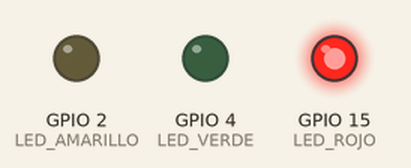
This sketch was run on a simulated ESP32. Parts: output pins drawn as LEDs (lit = HIGH).

Above: at 1.0 s.
At 2.83 s:
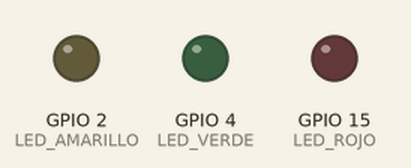
At 3.83 s:
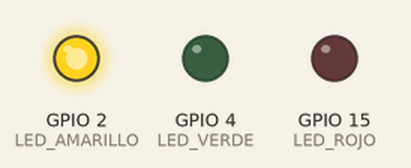
At 4.9 s:
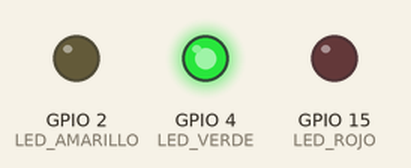
Timing chart, 0 to 7.8 s (numbered marks = the images above):
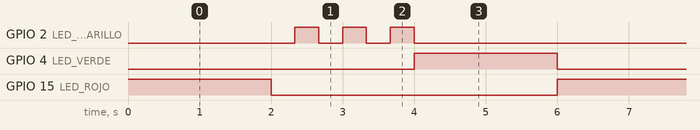

Measured:
- by itself, GPIO 2 (LED_AMARILLO): repeats every 6.0 s: 2 × (LOW 0.33 s, HIGH 0.33 s), LOW 4.3 s, HIGH 0.33 s
- by itself, GPIO 4 (LED_VERDE), GPIO 15 (LED_ROJO): alternates HIGH for 2.0 s and LOW for 4.0 s
- by itself, everything shown: repeats every 6.0 s, in 8 steps

The sketch:

Semaforo_temp_rtos.ino
```cpp
// ------------------------------------------------------------
// CONFIGURACIÓN DEL NÚCLEO DEL ESP32
// ------------------------------------------------------------
#if CONFIG_FREERTOS_UNICORE
  static const BaseType_t app_cpu = 0;    // Si el ESP32 usa un solo núcleo, ejecutar en el núcleo 0
#else
  static const BaseType_t app_cpu = 1;    // Si tiene dos núcleos, usar el 1 (libera el 0 para WiFi/Bluetooth)
#endif


// ------------------------------------------------------------
// DECLARACIÓN DE PINES
// ------------------------------------------------------------
// LEDs del semáforo (ajusta según tu conexión real)
const int LED_ROJO = 15;       // LED del rojo
const int LED_AMARILLO = 2;    // LED del amarillo
const int LED_VERDE = 4;       // LED del verde


// ------------------------------------------------------------
// VARIABLES Y TIMERS
// ------------------------------------------------------------
static TimerHandle_t timerSemaforo = NULL;       // Timer principal (para cambio de estados rojo/verde)
static TimerHandle_t timerAmarilloBlink = NULL;  // Timer del parpadeo del amarillo

int estado = 0;        // Estado del semáforo: 0=Rojo, 1=Amarillo, 2=Verde
int blinkCount = 0;    // Contador de parpadeos del amarillo


// ------------------------------------------------------------
// CALLBACK PRINCIPAL DEL SEMÁFORO
// ------------------------------------------------------------
// Esta función se ejecuta automáticamente cuando vence el timerSemaforo
void semaforoCallback(TimerHandle_t xTimer) {
  switch (estado) {

    // --------------------------------------------------------
    // ESTADO 0: ROJO -> pasa a AMARILLO
    // --------------------------------------------------------
    case 0:
      digitalWrite(LED_ROJO, LOW);        // Apaga el LED rojo
      estado = 1;                         // Cambia al estado amarillo
      blinkCount = 0;                     // Reinicia el contador de parpadeos
      // Inicia el temporizador de parpadeo del LED amarillo
      xTimerStart(timerAmarilloBlink, 0);
      break;

    // --------------------------------------------------------
    // ESTADO 2: VERDE -> pasa a ROJO
    // --------------------------------------------------------
    case 2:
      digitalWrite(LED_VERDE, LOW);       // Apaga el LED verde
      estado = 0;                         // Vuelve al estado rojo
      digitalWrite(LED_ROJO, HIGH);       // Enciende el LED rojo
      // Cambia la duración del timer principal a 2 segundos
      xTimerChangePeriod(timerSemaforo, pdMS_TO_TICKS(2000), 0);
      break;
  }
}


// ------------------------------------------------------------
// CALLBACK DEL PARPADEO AMARILLO
// ------------------------------------------------------------
// Este callback se ejecuta cada cierto tiempo mientras el amarillo está parpadeando
void amarilloBlinkCallback(TimerHandle_t xTimer) {
  // Invierte el estado actual del LED amarillo (enciende/apaga)
  digitalWrite(LED_AMARILLO, !digitalRead(LED_AMARILLO));
  blinkCount++;                            // Aumenta el contador de parpadeos

  // Cada parpadeo completo equivale a 2 llamadas (on+off),
  // así que 6 ticks = 3 parpadeos completos
  if (blinkCount >= 6) {
    // Apagar el LED amarillo al terminar los parpadeos
    digitalWrite(LED_AMARILLO, LOW);
    // Detener el timer de parpadeo
    xTimerStop(timerAmarilloBlink, 0);

    // Cambiar al estado verde
    estado = 2;
    digitalWrite(LED_VERDE, HIGH);         // Enciende el verde

    // Configurar duración del verde (2 segundos)
    xTimerChangePeriod(timerSemaforo, pdMS_TO_TICKS(2000), 0);
    // Iniciar el timer principal de nuevo
    xTimerStart(timerSemaforo, 0);
  }
}


// ------------------------------------------------------------
// CONFIGURACIÓN INICIAL
// ------------------------------------------------------------
void setup() {
  Serial.begin(115200);                    // Inicializa la comunicación serial

  // Configura los pines de los LEDs como salidas
  pinMode(LED_ROJO, OUTPUT);
  pinMode(LED_AMARILLO, OUTPUT);
  pinMode(LED_VERDE, OUTPUT);

  // Inicia el semáforo encendido en rojo
  digitalWrite(LED_ROJO, HIGH);

  // --------------------------------------------------------
  // CREACIÓN DE TIMERS DE FreeRTOS
  // --------------------------------------------------------

  // Timer principal: controla el cambio de rojo <-> verde
  timerSemaforo = xTimerCreate(
    "Semaforo",                // Nombre del timer
    pdMS_TO_TICKS(2000),       // 2 segundos de duración
    pdFALSE,                   // Timer de un solo uso (one-shot)
    (void*)0,                  // ID del timer (no se usa)
    semaforoCallback           // Función callback cuando vence el tiempo
  );

  // Timer del parpadeo amarillo (~333 ms por cambio)
  timerAmarilloBlink = xTimerCreate(
    "AmarilloBlink",           // Nombre del timer
    pdMS_TO_TICKS(333),        // 333 ms de intervalo
    pdTRUE,                    // Repetitivo mientras esté activo
    (void*)0,                  // ID (no se usa)
    amarilloBlinkCallback      // Función callback que alterna el LED amarillo
  );

  // --------------------------------------------------------
  // INICIO DE LA SECUENCIA
  // --------------------------------------------------------
  // El semáforo empieza con el rojo encendido
  // y después de 2 segundos cambia automáticamente a amarillo
  xTimerStart(timerSemaforo, 0);
}


// ------------------------------------------------------------
// LOOP PRINCIPAL VACÍO
// ------------------------------------------------------------
void loop() {
  // No se usa, ya que todo se maneja con temporizadores de FreeRTOS
}
```
